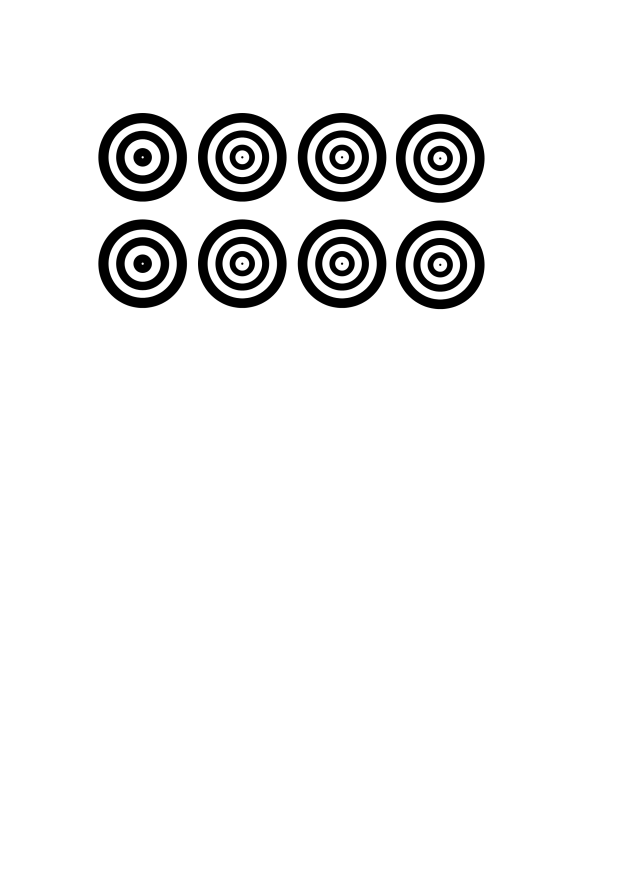
#> input picture assets/2D/Niryo Marker.jpeg, 2480 x 3508 px (shown at 1/4 size)
$ python -i Img_treatment.py   (imports and definitions only)
#> lines starting #> are read from the running program, lines starting #| are printed output that depends on the picture; after the words box and inside, x2 and y2 are one past the last pixel; in counts of white or black regions, pixels touching at a corner belong together
#> further down, picture is the input picture: shape (3508, 2480, 3); min 0, max 255, mean 240.7
### src/ChessUtils/hough_circle_parameter_tuner.py
import cv2
import numpy as np

class HoughCircleParameterTuner:
    """Widget interactif pour ajuster les paramètres de Hough."""

    def __init__(self, edge_image: np.ndarray):
        self.edge_image = edge_image
        self.min_dist = 60
        self.param1 = 26
        self.param2 = 14
        self.min_radius = 10
        self.max_radius = 14

    # [8 lines left out: function create_trackbars, not called in this run]

    def _update_min_dist(self, val):
        self.min_dist = max(1, val)

    def _update_param1(self, val):
        self.param1 = max(1, val)

    def _update_param2(self, val):
        self.param2 = max(1, val)

    def _update_min_radius(self, val):
        self.min_radius = val

    def _update_max_radius(self, val):
        self.max_radius = val

    # [27 lines left out: function detect_circles_hough, not called in this run]

    def detect_circular_objects(self, min_area=140, max_area=700, min_circularity=0.6):
        """
        Détecte des objets circulaires dans un masque binaire
        Retourne une liste de cercles
        """
        cv2.waitKey(0)
        cv2.destroyAllWindows()
        contours, _ = cv2.findContours(cv2.threshold(self.edge_image, 10, 255, cv2.THRESH_BINARY)[1], cv2.RETR_EXTERNAL, cv2.CHAIN_APPROX_SIMPLE)
        # print(f"Found {len(contours)} contours")

        circles = []

        for cnt in contours:
            area = cv2.contourArea(cnt)
            if area < min_area or area > max_area:
                continue

            perimeter = cv2.arcLength(cnt, True)
            if perimeter == 0:
                continue

            circularity = 4 * np.pi * area / (perimeter ** 2)
            if circularity < min_circularity:
                continue

            (x, y), radius = cv2.minEnclosingCircle(cnt)

            circles.append({
                "center": (int(x), int(y)),
                "radius": int(radius),
                "area": area,
                "circularity": circularity
            })

        display = cv2.cvtColor(cv2.threshold(self.edge_image, 10, 255, cv2.THRESH_BINARY)[1], cv2.COLOR_GRAY2BGR)

        if circles is not None:
            for c in circles:
                center = c["center"]
                radius = c["radius"]
                cv2.circle(display, center, radius, (0, 255, 0), 2)
                cv2.circle(display, center, 2, (0, 0, 255), 3)

        # cv2.imshow('Hough Circle Detection', display)

        key = cv2.waitKey(30) & 0xFF

        return circles


### src/ChessUtils/Img_treatment.py
import numpy as np
import cv2
from .hough_circle_parameter_tuner import HoughCircleParameterTuner

class ImgTreatment:
    def __init__(self, image):
        self.warp = image

    def traitement_image(self):
        """Test interactif de Canny + Hough avec trackbars."""
        if self.warp is None:
            self.skipTest("warp not available")

        lab = cv2.cvtColor(self.warp, cv2.COLOR_BGR2LAB)
#> lab: shape (3508, 2480, 3); mean of channels 0, 1, 2 240.7, 128, 128
        L, A, B = cv2.split(lab)
#> A: shape (3508, 2480); every value is 128

        # ENLEVER LE FOND
        A = cv2.GaussianBlur(A, (5, 5), 0)
        B = cv2.GaussianBlur(B, (5, 5), 0)
        A_vert = 255-A
#> A_vert: shape (3508, 2480); every value is 127
        A_vert = cv2.GaussianBlur(A_vert, (5, 5), 0)
        background_B = 255-B
        background_B = cv2.GaussianBlur(background_B, (5, 5), 0)
        _, white_mask_1 = cv2.threshold(L, 180, 255, cv2.THRESH_BINARY)
#> white_mask_1: shape (3508, 2480); 94.3% white; 30 black regions, largest, box (x1, y1, x2, y2) and area: (393, 877, 748, 1232) 40582, (393, 452, 748, 806) 40524, (1191, 877, 1546, 1232) 38588
        _, white_mask_2 = cv2.threshold(B, 150, 255, cv2.THRESH_BINARY)
#> white_mask_2: shape (3508, 2480); every value is 0
        white_mask_1 = cv2.bitwise_not(white_mask_1)
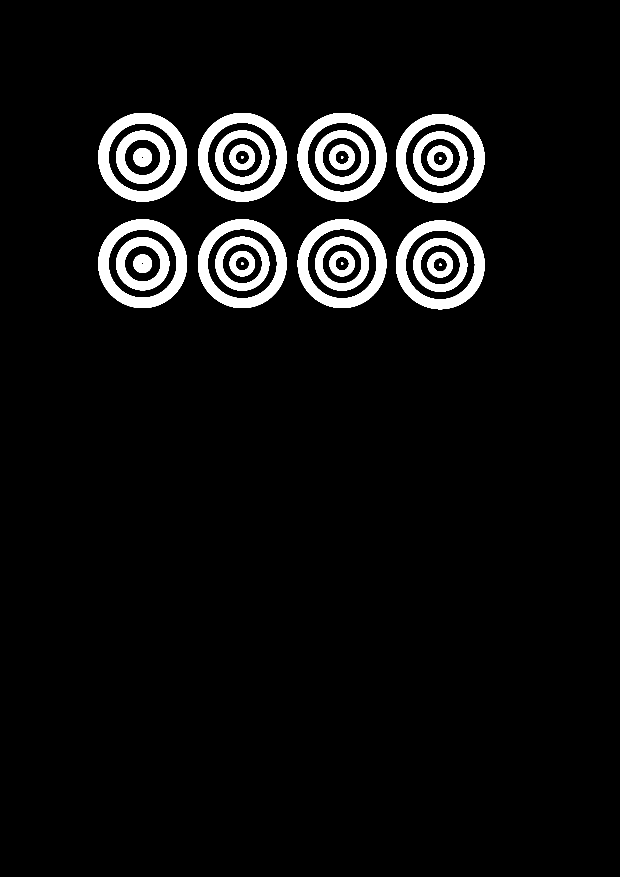
#> white_mask_1: shape (3508, 2480) (shown at 1/4 size); 5.7% white; 30 white regions, largest, box (x1, y1, x2, y2) and area: (393, 877, 748, 1232) 40582, (393, 452, 748, 806) 40524, (1191, 877, 1546, 1232) 38588
        white_mask = cv2.bitwise_or(white_mask_1, white_mask_2)
        _, mask_gommettes_1 = cv2.threshold(B, 180, 255, cv2.THRESH_BINARY)
        _, mask_gommettes_2 = cv2.threshold(A, 140, 255, cv2.THRESH_BINARY)
        _, mask_vert = cv2.threshold(A_vert, 130, 255, cv2.THRESH_BINARY)
        _, mask_background = cv2.threshold(background_B, 150, 255, cv2.THRESH_BINARY)
        mask_gommettes = cv2.bitwise_or(mask_gommettes_1, mask_gommettes_2)
        mask_gommettes = cv2.bitwise_or(mask_gommettes, mask_vert)
        # mask = cv2.bitwise_or(mask_gommettes, mask_background)
        mask = cv2.bitwise_and(mask_gommettes, white_mask)

        kernel = cv2.getStructuringElement(cv2.MORPH_RECT, (6, 6))
        mask = cv2.morphologyEx(mask, cv2.MORPH_CLOSE, kernel)  # combler trous
        # mask = cv2.morphologyEx(mask, cv2.MORPH_OPEN, kernel)   # enlever bruit

        masked_warp = cv2.bitwise_and(self.warp, self.warp, mask=mask)
#> masked_warp: shape (3508, 2480, 3); every value is 0

        lab = cv2.cvtColor(masked_warp, cv2.COLOR_BGR2LAB)
#> lab: shape (3508, 2480, 3); mean of channels 0, 1, 2 0, 128, 128
        L, A, B = cv2.split(lab)


        A = cv2.GaussianBlur(A, (5, 5), 0)
        B = cv2.GaussianBlur(B, (5, 5), 0)
        chrom = cv2.absdiff(A, 128) + cv2.absdiff(B, 128)
        chrom = cv2.convertScaleAbs(chrom, alpha=2.5)


        tuner = HoughCircleParameterTuner(chrom)
        circles = tuner.detect_circular_objects()
#> in detect_circular_objects, `contours, _ = cv2.findContours(cv2.threshold(self.edge_image, 10, 255,..`: contours = []
#> (key Esc is pressed here)
#> circles = []

        ## CREATION DU MASQUE DES CERCLE ET RECUPERATION DES CENTRES
        centers = []
        h, w = self.warp.shape[:2]
#> h = 3508; w = 2480
        circle_mask = np.zeros((h, w), dtype=np.uint8)
        if circles is not None:
            for c in circles:
                center = c["center"]
                centers.append(center)
                radius = c["radius"]
                cv2.circle(circle_mask, center, radius, (255, 255, 255), -1)
#> this loop made 0 passes
#> after the loop, centers = []

        # [10 lines of commented-out code are left out]

        final_img = cv2.bitwise_and(self.warp, self.warp, mask=circle_mask)

        # [6 lines of commented-out code are left out]

        return final_img, centers

>>> import cv2
>>> picture = cv2.imread('../../assets/2D/Niryo Marker.jpeg')
>>> result = ImgTreatment(picture).traitement_image()
